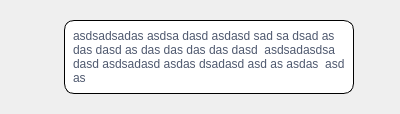
<?xml version="1.0" encoding="UTF-8"?>
<ui version="4.0">
 <class>Form</class>
 <widget class="QWidget" name="Form">
  <property name="geometry">
   <rect>
    <x>0</x>
    <y>0</y>
    <width>400</width>
    <height>110</height>
   </rect>
  </property>
  <property name="windowTitle">
   <string>Form</string>
  </property>
  <layout class="QVBoxLayout" name="verticalLayout_2">
   <item>
    <widget class="QGroupBox" name="groupBox">
     <property name="sizePolicy">
      <sizepolicy hsizetype="Preferred" vsizetype="Preferred">
       <horstretch>0</horstretch>
       <verstretch>0</verstretch>
      </sizepolicy>
     </property>
     <property name="styleSheet">
      <string notr="true">QGroupBox{background-color:transparent;border:0px;}</string>
     </property>
     <property name="title">
      <string/>
     </property>
     <layout class="QHBoxLayout" name="horizontalLayout_2">
      <item>
       <layout class="QHBoxLayout" name="horizontalLayout">
        <property name="leftMargin">
         <number>0</number>
        </property>
        <item>
         <spacer name="horizontalSpacer">
          <property name="orientation">
           <enum>Qt::Horizontal</enum>
          </property>
          <property name="sizeType">
           <enum>QSizePolicy::MinimumExpanding</enum>
          </property>
          <property name="sizeHint" stdset="0">
           <size>
            <width>40</width>
            <height>20</height>
           </size>
          </property>
         </spacer>
        </item>
        <item>
         <widget class="QGroupBox" name="groupBox_2">
          <property name="sizePolicy">
           <sizepolicy hsizetype="MinimumExpanding" vsizetype="Preferred">
            <horstretch>0</horstretch>
            <verstretch>0</verstretch>
           </sizepolicy>
          </property>
          <property name="font">
           <font>
            <family>Comic Sans MS</family>
            <pointsize>10</pointsize>
           </font>
          </property>
          <property name="styleSheet">
           <string notr="true">QGroupBox{background-color:#ffffff;border-radius:10px;border:1px solid #000000}
QLabel{color:#4f596f}</string>
          </property>
          <property name="title">
           <string/>
          </property>
          <layout class="QVBoxLayout" name="verticalLayout_3">
           <item>
            <widget class="QLabel" name="label_2">
             <property name="sizePolicy">
              <sizepolicy hsizetype="MinimumExpanding" vsizetype="Minimum">
               <horstretch>0</horstretch>
               <verstretch>0</verstretch>
              </sizepolicy>
             </property>
             <property name="text">
              <string>asdsadsadas asdsa dasd asdasd sad sa dsad as das dasd as das das das das dasd  asdsadasdsa dasd asdsadasd asdas dsadasd asd as asdas  asd as </string>
             </property>
             <property name="wordWrap">
              <bool>true</bool>
             </property>
            </widget>
           </item>
          </layout>
         </widget>
        </item>
       </layout>
      </item>
      <item>
       <layout class="QVBoxLayout" name="verticalLayout">
        <item>
         <widget class="QLabel" name="label">
          <property name="sizePolicy">
           <sizepolicy hsizetype="Fixed" vsizetype="Fixed">
            <horstretch>0</horstretch>
            <verstretch>0</verstretch>
           </sizepolicy>
          </property>
          <property name="text">
           <string/>
          </property>
          <property name="pixmap">
           <pixmap resource="resources.qrc">:/sources/user.png</pixmap>
          </property>
         </widget>
        </item>
        <item>
         <spacer name="verticalSpacer">
          <property name="orientation">
           <enum>Qt::Vertical</enum>
          </property>
          <property name="sizeHint" stdset="0">
           <size>
            <width>20</width>
            <height>40</height>
           </size>
          </property>
         </spacer>
        </item>
       </layout>
      </item>
     </layout>
    </widget>
   </item>
  </layout>
 </widget>
 <resources>
  <include location="resources.qrc"/>
  <include location="../../../Program Files (x86)/Qt Designer/resources.qrc"/>
 </resources>
 <connections/>
</ui>
